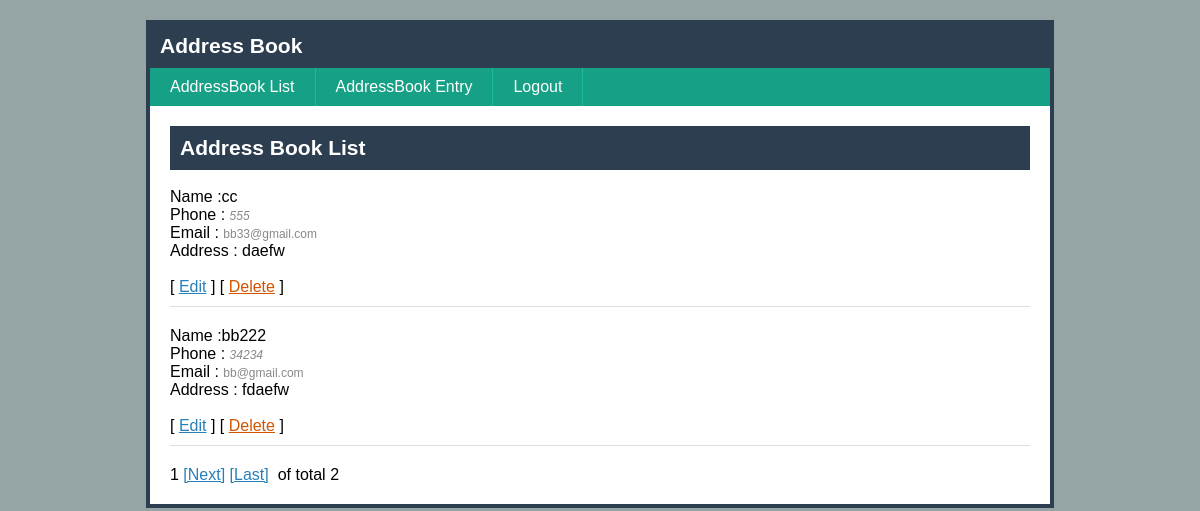
Page /index.php (signed in) on the committed database.
### tables this page shows
CREATE TABLE `tbl_addressbook` (
  `AddressBook_ID` varchar(50) NOT NULL,
  `AddressBook_Name` varchar(255) NOT NULL,
  `AddressBook_Phone` int(50) NOT NULL,
  `AddressBook_Email` varchar(50) NOT NULL,
  `AddressBook_Address` text NOT NULL
);

### dal/dal_addressbook.php (called while the page is built, shortened)
<?php
function GetAddressDataByAddressID($AddressBook_ID)
{
	$sql="SELECT * FROM tbl_addressbook WHERE AddressBook_ID='$AddressBook_ID'";
	return mysql_query($sql);
}
?>

### index.php (the view, shortened to what this page needs)
<?php
	include("dal/dal_addressbook.php");
	include("pager/pager_addressbook.php");
	$pageSize=2;
	if(isset($_GET['page']))
	{
		$currentPageIndex=Clean($_GET['page']);
	}
	else
	{
		$currentPageIndex=1;
	}
	$objPager=new pager($pageSize,$currentPageIndex);
	$sql=$objPager->SearchData_GetAllAddressBook();
	$rett=$objPager->Search_Data($sql);
	$num=mysql_num_rows($rett);
?>
<?php include("template/Adminheader.php"); ?>
<ul class="list">
	<h1> Address Book List</h1><br>
		<table>
  		 <?php
				if($num>0)
				{
					for($i=0;$i<$num;$i++)
					{
							$rowt=mysql_fetch_array($rett);
							$ret=GetAddressDataByAddressID($rowt['AddressBook_ID']);
							$row=mysql_fetch_array($ret);
		?>
    <li>
      Name :<font><?php echo $row['AddressBook_Name'] ?></font><br>
      Phone : <i><?php echo $row['AddressBook_Phone'] ?></i><br>
      Email : <small> <?php echo $row['AddressBook_Email'] ?></small><br>
      Address : <?php echo $row['AddressBook_Address'] ?><br><br>
      [ <a href="file/EditAddressBook.php?AddressBook_ID=<?php echo $row['AddressBook_ID'] ?>">Edit</a> ]
      [ <a href="file/DeleteAddressBook.php?AddressBook_ID=<?php echo $row['AddressBook_ID'] ?>" class="del" >Delete</a> ]
    </li>
    			<?php
 						}
					}
					else
					{
						?>
                        	<center>Not available!</center>
                        <?php
					}
				?>
</ul>
 <?php
                	$objPager->Generate_Pager(@$str);
                ?>

### template/Adminheader.php (shortened to what this page needs)
<!DOCTYPE HTML>
<html lang="en-US">
<head>
  <link rel="stylesheet" href="css/style.css">
</head>
<body>
<h1>Address Book</h1>
<ul class="menu">
  <li><a href="file/AllAddressBook.php">AddressBook List</a></li>
  <li><a href="file/AddAddressBook.php"> AddressBook Entry</a></li>
  <li><a href="file/LogOut.php">Logout</a></li>
</ul>
</body>
</html>

### pager/pager_addressbook.php (shortened to what this page needs)
<?php
class pager
{
	public $pageSize,$currentPageIndex;
	public $offset,$maxPage;
	function __construct($pageSize,$currentPageIndex)
	{
		$this->pageSize=$pageSize;
		$this->currentPageIndex=$currentPageIndex;
		$this->offset=($currentPageIndex-1)*$pageSize;
	}
	function SearchData_GetAllAddressBook()
	{
		$sql="SELECT * FROM `tbl_addressbook` ORDER BY AddressBook_ID DESC ";
		return $sql;
	}
	function Search_Data($str)
	{
		$sql= $str . " LIMIT $this->offset,$this->pageSize";
		$this->totalRecordCount=$this->Search_TotalRecordCount($str);
		$this->maxPage=ceil($this->totalRecordCount/$this->pageSize);
		$result=mysql_query($sql) or die(mysql_error());
		return $result;
	}
	function Search_TotalRecordCount($sql)
	{
		$ret=mysql_query($sql);
		$num=mysql_num_rows($ret);
		return $num;
	}
	function Generate_Pager($str)
	{
		$self = $_SERVER['PHP_SELF'];
		for($i=1;$i<=$this->maxPage;$i++)
		{
			if ($i==$this->currentPageIndex)
			{
				echo $i . "&nbsp;";
			}
			else
			{
			}
		}
		if ($this->currentPageIndex<$this->maxPage)
		{
			$pageIndex=$this->currentPageIndex+1;
			echo "<a href='$self?page=$pageIndex&$str'>[Next]</a>&nbsp;";
			echo "<a href='$self?page=$this->maxPage&$str'>[Last]</a>&nbsp;";
			echo " of total " . $this->maxPage;
		}
		else
		{}
	}
}
?>

### css/style.css (style rules this page uses)
html { background: #95A5A6; }
body { font-family: Arial, Helvetica, sans-serif; width: 900px; background: #fff; border: 4px solid #2C3E50; margin: 20px auto; }
h1 { padding: 10px; font-size: 21px; background: #2C3E50; margin: 0; color: #fff; }
ul.list { list-style: none; margin: 20px; padding: 0; }
ul.list li { overflow: hidden; border-bottom: 1px solid #ddd; padding-bottom: 10px; margin-bottom: 20px; }
ul.list i, ul.list small { color: #888; font-size: 12px; margin-right: 10px; }
ul.list a { color: #2980B9; }
ul.list a.del { color: #D35400; }
ul.menu { list-style: none; margin: 0; padding: 0; overflow: hidden; background: #16A085; }
ul.menu li { float: left; border-right: 1px solid #1ABC9C; }
ul.menu a { display: block; padding: 10px 20px; text-decoration: none; color: #fff; }

### rows in the picture
tbl_addressbook: AddressBook_Name "cc", AddressBook_Phone "555", AddressBook_Email "bb33@gmail.com", AddressBook_Address "daefw"
tbl_addressbook: AddressBook_Name "bb222", AddressBook_Phone "34234", AddressBook_Email "bb@gmail.com", AddressBook_Address "fdaefw"

### other values in the picture
$this->maxPage "2"
